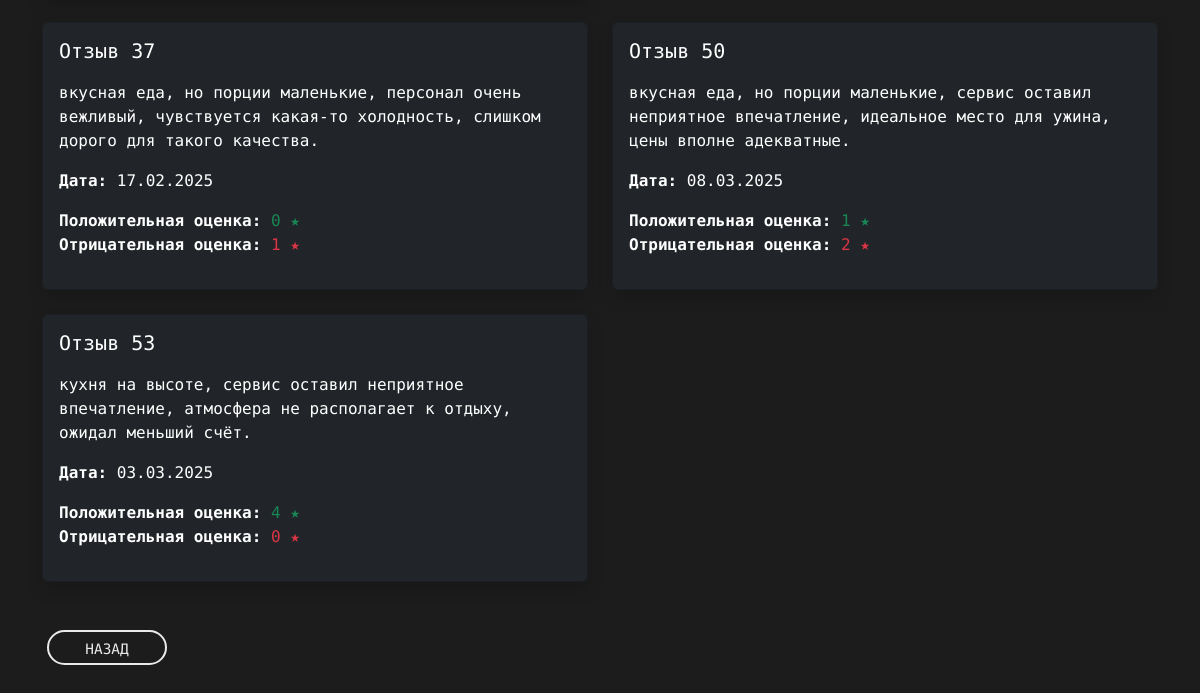
Before: /gourmands/kirk-hammet/reviews/ (lower part) with the older database file.
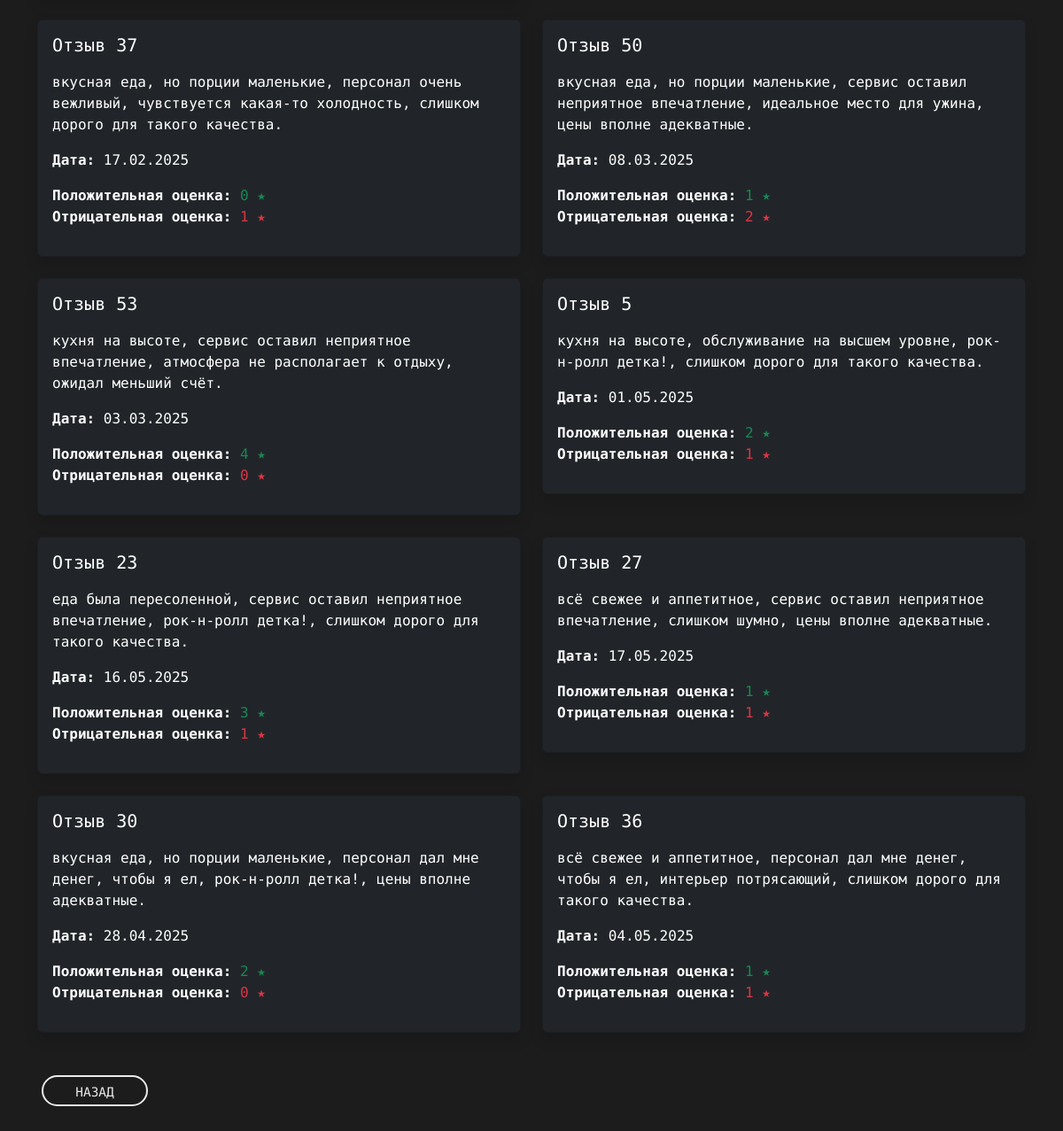
After: the same page with the newer database file.
### landing/models.py (models this page shows, shortened)
class Review(models.Model):
    name = models.CharField(max_length=50)
    review_date = models.DateTimeField(auto_now_add=True)
    description = models.TextField()
    gourmand_rating = models.IntegerField(null=True, blank=True, default=None)
    positive_rating = models.IntegerField(default=0)
    negative_rating = models.IntegerField(default=0)
    gourmand = models.ForeignKey(
        settings.AUTH_USER_MODEL,
        on_delete=models.DO_NOTHING,
        related_name='reviews'
    )
    place = models.ForeignKey('Place', on_delete=models.CASCADE, related_name='reviews')
    slug = models.SlugField(max_length=100, blank=True, unique=True, verbose_name="Слаг")

### landing/views.py (the view)
# urls.py: path('gourmands/<slug:slug>/reviews/', views.gourmand_reviews, name='gourmand_reviews'),
def gourmand_reviews(request, slug):
    gourmand_obj = get_object_or_404(User, slug=slug)
    reviews = Review.objects.filter(gourmand=gourmand_obj)
    return render(request, 'gourmands/gourmand_reviews.html', {'gourmand': gourmand_obj, 'reviews': reviews})

### templates/gourmands/gourmand_reviews.html (shortened to what this page needs)
{% extends 'landing/base.html' %}
{% load static %}
{% block content %}
<div class="container my-4 my-md-5">
  {% if reviews %}
    <div class="row">
      {% for review in reviews %}
        <div class="col-md-6 mb-4">
          <div class="card bg-dark text-white shadow">
            <div class="card-body">
              <h5 class="card-title">{{ review.name }}</h5>
              <p class="card-text">{{ review.description }}</p>
              <p><strong>Дата:</strong> {{ review.review_date|date:"d.m.Y" }}</p>
              <p>
                <strong>Положительная оценка:</strong> <span class="text-success">{{ review.positive_rating }} ★</span><br>
                <strong>Отрицательная оценка:</strong> <span class="text-danger">{{ review.negative_rating }} ★</span>
              </p>
            </div>
          </div>
        </div>
      {% endfor %}
    </div>
  {% else %}
    <div class="alert alert-info" role="alert">
      Пока нет отзывов от {{ gourmand.first_name }}. Ждите, пока напишет первый отзыв
    </div>
  {% endif %}
  <div class="mt-4 button_user">
    <a href="{% url 'gourmand' gourmand.slug %}" class="custom-button">Назад</a>
  </div>
</div>
{% endblock %}

Changed rows visible on the page:
added Review: name "Отзыв 5", description "кухня на высоте, обслуживание на высшем уровне, рок-н-ролл детка!, слишком дорого для такого качества.", review_date "01.05.2025", positive_rating "2", negative_rating "1"
added Review: name "Отзыв 23", description "еда была пересоленной, сервис оставил неприятное впечатление, рок-н-ролл детка!, слишком дорого для такого качества.", review_date "16.05.2025", positive_rating "3", negative_rating "1"
added Review: name "Отзыв 27", description "всё свежее и аппетитное, сервис оставил неприятное впечатление, слишком шумно, цены вполне адекватные.", review_date "17.05.2025", positive_rating "1", negative_rating "1"
added Review: name "Отзыв 30", description "вкусная еда, но порции маленькие, персонал дал мне денег, чтобы я ел, рок-н-ролл детка!, цены вполне адекватные.", review_date "28.04.2025", positive_rating "2", negative_rating "0"
added Review: name "Отзыв 36", description "всё свежее и аппетитное, персонал дал мне денег, чтобы я ел, интерьер потрясающий, слишком дорого для такого качества.", review_date "04.05.2025", positive_rating "1", negative_rating "1"
